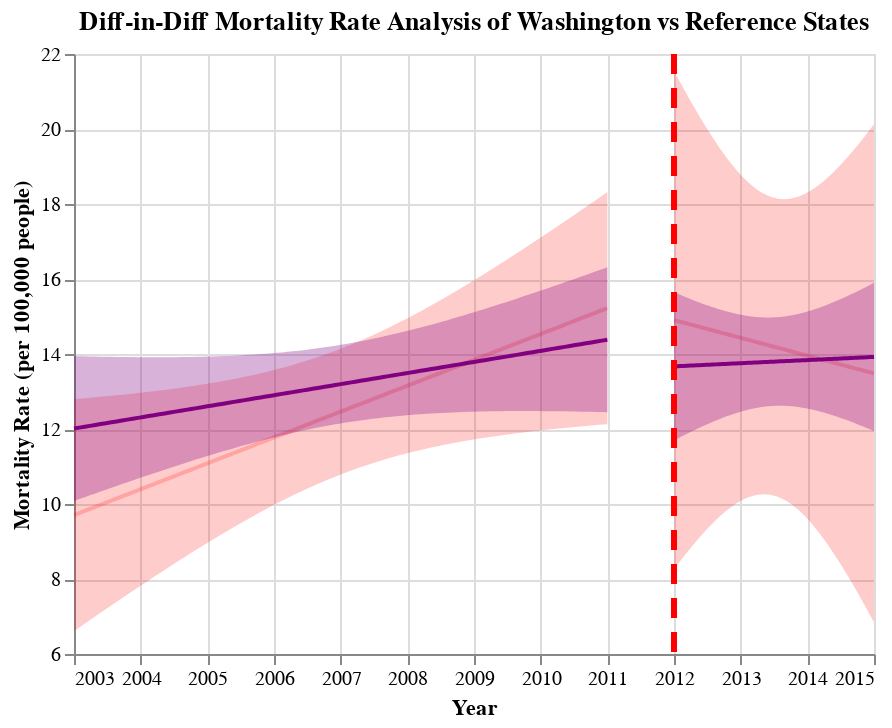

Notebook cell for this chart:
### Code cell
## Combine pre-post graphs to create diff-in-diff graph for WA and WA reference states
diff_in_diff_WA = pre_post_WA_ref + pre_post_WA
diff_in_diff_WA.properties(title="Diff-in-Diff Mortality Rate Analysis of Washington vs Reference States")
